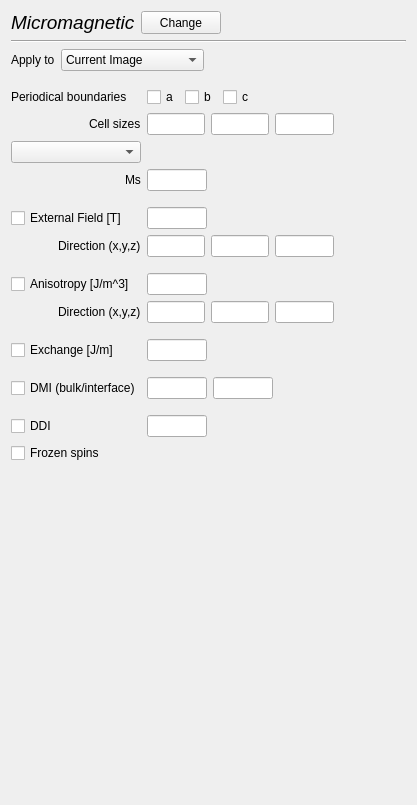
<?xml version="1.0" encoding="UTF-8"?>
<ui version="4.0">
 <class>HamiltonianMicromagneticWidget</class>
 <widget class="QWidget" name="HamiltonianMicromagneticWidget">
  <property name="geometry">
   <rect>
    <x>0</x>
    <y>0</y>
    <width>417</width>
    <height>805</height>
   </rect>
  </property>
  <property name="windowTitle">
   <string>Form</string>
  </property>
  <layout class="QGridLayout" name="gridLayout">
   <item row="1" column="2">
    <layout class="QGridLayout" name="gridLayout_4">
     <item row="0" column="0">
      <widget class="QLabel" name="label">
       <property name="font">
        <font>
         <pointsize>14</pointsize>
         <italic>true</italic>
         <underline>false</underline>
        </font>
       </property>
       <property name="text">
        <string>Micromagnetic</string>
       </property>
      </widget>
     </item>
     <item row="0" column="2">
      <spacer name="horizontalSpacer_2">
       <property name="orientation">
        <enum>Qt::Horizontal</enum>
       </property>
       <property name="sizeHint" stdset="0">
        <size>
         <width>40</width>
         <height>20</height>
        </size>
       </property>
      </spacer>
     </item>
     <item row="0" column="1">
      <widget class="QPushButton" name="pushButton_changeHamiltonian">
       <property name="maximumSize">
        <size>
         <width>16777215</width>
         <height>25</height>
        </size>
       </property>
       <property name="text">
        <string>Change</string>
       </property>
      </widget>
     </item>
    </layout>
   </item>
   <item row="2" column="2">
    <widget class="Line" name="line">
     <property name="orientation">
      <enum>Qt::Horizontal</enum>
     </property>
    </widget>
   </item>
   <item row="11" column="2">
    <widget class="QScrollArea" name="scrollArea_5">
     <property name="frameShape">
      <enum>QFrame::NoFrame</enum>
     </property>
     <property name="widgetResizable">
      <bool>true</bool>
     </property>
     <widget class="QWidget" name="scrollAreaWidgetContents_4">
      <property name="geometry">
       <rect>
        <x>0</x>
        <y>0</y>
        <width>399</width>
        <height>747</height>
       </rect>
      </property>
      <layout class="QGridLayout" name="gridLayout_29">
       <property name="leftMargin">
        <number>0</number>
       </property>
       <property name="topMargin">
        <number>0</number>
       </property>
       <property name="rightMargin">
        <number>0</number>
       </property>
       <property name="bottomMargin">
        <number>0</number>
       </property>
       <item row="14" column="0" rowspan="2">
        <layout class="QGridLayout" name="gridLayout_2" rowstretch="0,0,0,0,0,0,0,0,0,0,0,0,0,0,0,0,0,0,0,0,0,0,0,0">
         <item row="11" column="1">
          <layout class="QGridLayout" name="gridLayout_42">
           <item row="0" column="0">
            <widget class="QLineEdit" name="lineEdit_ani_aniso">
             <property name="maximumSize">
              <size>
               <width>60</width>
               <height>16777215</height>
              </size>
             </property>
            </widget>
           </item>
           <item row="0" column="1">
            <spacer name="horizontalSpacer_29">
             <property name="orientation">
              <enum>Qt::Horizontal</enum>
             </property>
             <property name="sizeHint" stdset="0">
              <size>
               <width>40</width>
               <height>20</height>
              </size>
             </property>
            </spacer>
           </item>
          </layout>
         </item>
         <item row="4" column="0">
          <layout class="QGridLayout" name="gridLayout_18">
           <item row="0" column="0">
            <spacer name="horizontalSpacer_14">
             <property name="orientation">
              <enum>Qt::Horizontal</enum>
             </property>
             <property name="sizeHint" stdset="0">
              <size>
               <width>40</width>
               <height>20</height>
              </size>
             </property>
            </spacer>
           </item>
           <item row="0" column="1">
            <widget class="QLabel" name="label_4">
             <property name="text">
              <string>Ms</string>
             </property>
            </widget>
           </item>
          </layout>
         </item>
         <item row="18" column="1">
          <spacer name="verticalSpacer_7">
           <property name="orientation">
            <enum>Qt::Vertical</enum>
           </property>
           <property name="sizeType">
            <enum>QSizePolicy::Fixed</enum>
           </property>
           <property name="sizeHint" stdset="0">
            <size>
             <width>20</width>
             <height>10</height>
            </size>
           </property>
          </spacer>
         </item>
         <item row="22" column="0">
          <layout class="QGridLayout" name="gridLayout_8"/>
         </item>
         <item row="9" column="1">
          <layout class="QGridLayout" name="gridLayout_32">
           <item row="0" column="1">
            <widget class="QLineEdit" name="lineEdit_extHx_aniso">
             <property name="maximumSize">
              <size>
               <width>60</width>
               <height>16777215</height>
              </size>
             </property>
            </widget>
           </item>
           <item row="0" column="2">
            <widget class="QLineEdit" name="lineEdit_extHy_aniso">
             <property name="maximumSize">
              <size>
               <width>60</width>
               <height>16777215</height>
              </size>
             </property>
            </widget>
           </item>
           <item row="0" column="5">
            <spacer name="horizontalSpacer_24">
             <property name="orientation">
              <enum>Qt::Horizontal</enum>
             </property>
             <property name="sizeHint" stdset="0">
              <size>
               <width>40</width>
               <height>20</height>
              </size>
             </property>
            </spacer>
           </item>
           <item row="0" column="3">
            <widget class="QLineEdit" name="lineEdit_extHz_aniso">
             <property name="maximumSize">
              <size>
               <width>60</width>
               <height>16777215</height>
              </size>
             </property>
            </widget>
           </item>
          </layout>
         </item>
         <item row="12" column="1">
          <layout class="QGridLayout" name="gridLayout_47">
           <item row="0" column="1">
            <widget class="QLineEdit" name="lineEdit_aniy_aniso">
             <property name="maximumSize">
              <size>
               <width>60</width>
               <height>16777215</height>
              </size>
             </property>
            </widget>
           </item>
           <item row="0" column="2">
            <widget class="QLineEdit" name="lineEdit_aniz_aniso">
             <property name="maximumSize">
              <size>
               <width>60</width>
               <height>16777215</height>
              </size>
             </property>
            </widget>
           </item>
           <item row="0" column="3">
            <spacer name="horizontalSpacer_35">
             <property name="orientation">
              <enum>Qt::Horizontal</enum>
             </property>
             <property name="sizeHint" stdset="0">
              <size>
               <width>40</width>
               <height>20</height>
              </size>
             </property>
            </spacer>
           </item>
           <item row="0" column="0">
            <widget class="QLineEdit" name="lineEdit_anix_aniso">
             <property name="maximumSize">
              <size>
               <width>60</width>
               <height>16777215</height>
              </size>
             </property>
            </widget>
           </item>
          </layout>
         </item>
         <item row="2" column="1">
          <layout class="QGridLayout" name="gridLayout_15">
           <item row="0" column="0">
            <widget class="QLineEdit" name="lineEdit_cell_sizes_x">
             <property name="maximumSize">
              <size>
               <width>60</width>
               <height>16777215</height>
              </size>
             </property>
            </widget>
           </item>
           <item row="0" column="2">
            <widget class="QLineEdit" name="lineEdit_cell_sizes_z">
             <property name="maximumSize">
              <size>
               <width>60</width>
               <height>16777215</height>
              </size>
             </property>
            </widget>
           </item>
           <item row="0" column="1">
            <widget class="QLineEdit" name="lineEdit_cell_sizes_y">
             <property name="maximumSize">
              <size>
               <width>60</width>
               <height>16777215</height>
              </size>
             </property>
            </widget>
           </item>
           <item row="0" column="3">
            <spacer name="horizontalSpacer_11">
             <property name="orientation">
              <enum>Qt::Horizontal</enum>
             </property>
             <property name="sizeHint" stdset="0">
              <size>
               <width>40</width>
               <height>20</height>
              </size>
             </property>
            </spacer>
           </item>
          </layout>
         </item>
         <item row="20" column="0">
          <layout class="QGridLayout" name="gridLayout_7"/>
         </item>
         <item row="16" column="1">
          <layout class="QGridLayout" name="gridLayout_5">
           <item row="1" column="0">
            <widget class="QLineEdit" name="lineEdit_dmi_00">
             <property name="maximumSize">
              <size>
               <width>60</width>
               <height>16777215</height>
              </size>
             </property>
             <property name="text">
              <string/>
             </property>
            </widget>
           </item>
           <item row="1" column="1">
            <widget class="QLineEdit" name="lineEdit_dmi_01">
             <property name="maximumSize">
              <size>
               <width>60</width>
               <height>16777215</height>
              </size>
             </property>
            </widget>
           </item>
           <item row="1" column="2">
            <spacer name="horizontalSpacer_6">
             <property name="orientation">
              <enum>Qt::Horizontal</enum>
             </property>
             <property name="sizeHint" stdset="0">
              <size>
               <width>40</width>
               <height>20</height>
              </size>
             </property>
            </spacer>
           </item>
          </layout>
         </item>
         <item row="15" column="1">
          <spacer name="verticalSpacer_9">
           <property name="orientation">
            <enum>Qt::Vertical</enum>
           </property>
           <property name="sizeType">
            <enum>QSizePolicy::Fixed</enum>
           </property>
           <property name="sizeHint" stdset="0">
            <size>
             <width>20</width>
             <height>10</height>
            </size>
           </property>
          </spacer>
         </item>
         <item row="10" column="1">
          <spacer name="verticalSpacer_5">
           <property name="orientation">
            <enum>Qt::Vertical</enum>
           </property>
           <property name="sizeType">
            <enum>QSizePolicy::Fixed</enum>
           </property>
           <property name="sizeHint" stdset="0">
            <size>
             <width>20</width>
             <height>10</height>
            </size>
           </property>
          </spacer>
         </item>
         <item row="3" column="0">
          <layout class="QGridLayout" name="gridLayout_14">
           <item row="0" column="0">
            <widget class="QComboBox" name="comboBox_region"/>
           </item>
          </layout>
         </item>
         <item row="1" column="0">
          <widget class="QLabel" name="label_2">
           <property name="text">
            <string>Periodical boundaries</string>
           </property>
          </widget>
         </item>
         <item row="20" column="1">
          <layout class="QGridLayout" name="gridLayout_6"/>
         </item>
         <item row="16" column="0">
          <widget class="QCheckBox" name="checkBox_dmi">
           <property name="text">
            <string>DMI (bulk/interface)</string>
           </property>
          </widget>
         </item>
         <item row="8" column="0">
          <widget class="QCheckBox" name="checkBox_extH_aniso">
           <property name="text">
            <string>External Field [T]</string>
           </property>
           <property name="checked">
            <bool>false</bool>
           </property>
           <property name="tristate">
            <bool>false</bool>
           </property>
          </widget>
         </item>
         <item row="12" column="0">
          <layout class="QGridLayout" name="gridLayout_46">
           <item row="0" column="1">
            <widget class="QLabel" name="label_21">
             <property name="text">
              <string>Direction (x,y,z)</string>
             </property>
            </widget>
           </item>
           <item row="0" column="0">
            <spacer name="horizontalSpacer_36">
             <property name="orientation">
              <enum>Qt::Horizontal</enum>
             </property>
             <property name="sizeHint" stdset="0">
              <size>
               <width>30</width>
               <height>20</height>
              </size>
             </property>
            </spacer>
           </item>
          </layout>
         </item>
         <item row="14" column="1">
          <layout class="QGridLayout" name="gridLayout_exchange">
           <item row="0" column="0">
            <widget class="QLineEdit" name="lineEdit_exch_00">
             <property name="maximumSize">
              <size>
               <width>60</width>
               <height>16777215</height>
              </size>
             </property>
            </widget>
           </item>
           <item row="0" column="1">
            <spacer name="horizontalSpacer_3">
             <property name="orientation">
              <enum>Qt::Horizontal</enum>
             </property>
             <property name="sizeHint" stdset="0">
              <size>
               <width>40</width>
               <height>20</height>
              </size>
             </property>
            </spacer>
           </item>
          </layout>
         </item>
         <item row="7" column="1">
          <spacer name="verticalSpacer_4">
           <property name="orientation">
            <enum>Qt::Vertical</enum>
           </property>
           <property name="sizeType">
            <enum>QSizePolicy::Fixed</enum>
           </property>
           <property name="sizeHint" stdset="0">
            <size>
             <width>20</width>
             <height>10</height>
            </size>
           </property>
          </spacer>
         </item>
         <item row="4" column="1">
          <layout class="QGridLayout" name="gridLayout_16">
           <item row="0" column="0">
            <widget class="QLineEdit" name="lineEdit_Ms">
             <property name="maximumSize">
              <size>
               <width>60</width>
               <height>16777215</height>
              </size>
             </property>
            </widget>
           </item>
           <item row="0" column="1">
            <spacer name="horizontalSpacer_12">
             <property name="orientation">
              <enum>Qt::Horizontal</enum>
             </property>
             <property name="sizeHint" stdset="0">
              <size>
               <width>40</width>
               <height>20</height>
              </size>
             </property>
            </spacer>
           </item>
          </layout>
         </item>
         <item row="8" column="1">
          <layout class="QGridLayout" name="gridLayout_36">
           <item row="0" column="2">
            <spacer name="horizontalSpacer_27">
             <property name="orientation">
              <enum>Qt::Horizontal</enum>
             </property>
             <property name="sizeHint" stdset="0">
              <size>
               <width>40</width>
               <height>20</height>
              </size>
             </property>
            </spacer>
           </item>
           <item row="0" column="1">
            <widget class="QLineEdit" name="lineEdit_extH_aniso">
             <property name="maximumSize">
              <size>
               <width>60</width>
               <height>16777215</height>
              </size>
             </property>
            </widget>
           </item>
          </layout>
         </item>
         <item row="9" column="0">
          <layout class="QGridLayout" name="gridLayout_40">
           <item row="1" column="0">
            <spacer name="horizontalSpacer_32">
             <property name="orientation">
              <enum>Qt::Horizontal</enum>
             </property>
             <property name="sizeType">
              <enum>QSizePolicy::Expanding</enum>
             </property>
             <property name="sizeHint" stdset="0">
              <size>
               <width>30</width>
               <height>20</height>
              </size>
             </property>
            </spacer>
           </item>
           <item row="1" column="1">
            <widget class="QLabel" name="label_15">
             <property name="maximumSize">
              <size>
               <width>100</width>
               <height>16777215</height>
              </size>
             </property>
             <property name="text">
              <string>Direction (x,y,z)</string>
             </property>
            </widget>
           </item>
          </layout>
         </item>
         <item row="19" column="0">
          <widget class="QCheckBox" name="checkBox_ddi">
           <property name="text">
            <string>DDI</string>
           </property>
          </widget>
         </item>
         <item row="21" column="0">
          <widget class="QCheckBox" name="checkBox_frozen_spins">
           <property name="text">
            <string>Frozen spins</string>
           </property>
          </widget>
         </item>
         <item row="11" column="0">
          <widget class="QCheckBox" name="checkBox_ani_aniso">
           <property name="text">
            <string>Anisotropy [J/m^3]</string>
           </property>
          </widget>
         </item>
         <item row="14" column="0">
          <widget class="QCheckBox" name="checkBox_exchange">
           <property name="text">
            <string>Exchange [J/m]</string>
           </property>
          </widget>
         </item>
         <item row="13" column="1">
          <spacer name="verticalSpacer_6">
           <property name="orientation">
            <enum>Qt::Vertical</enum>
           </property>
           <property name="sizeType">
            <enum>QSizePolicy::Fixed</enum>
           </property>
           <property name="sizeHint" stdset="0">
            <size>
             <width>20</width>
             <height>10</height>
            </size>
           </property>
          </spacer>
         </item>
         <item row="1" column="1">
          <layout class="QGridLayout" name="gridLayout_3">
           <item row="0" column="0">
            <widget class="QCheckBox" name="checkBox_aniso_periodical_a">
             <property name="text">
              <string>a</string>
             </property>
            </widget>
           </item>
           <item row="0" column="1">
            <widget class="QCheckBox" name="checkBox_aniso_periodical_b">
             <property name="text">
              <string>b</string>
             </property>
            </widget>
           </item>
           <item row="0" column="2">
            <widget class="QCheckBox" name="checkBox_aniso_periodical_c">
             <property name="text">
              <string>c</string>
             </property>
            </widget>
           </item>
           <item row="0" column="3">
            <spacer name="horizontalSpacer">
             <property name="orientation">
              <enum>Qt::Horizontal</enum>
             </property>
             <property name="sizeHint" stdset="0">
              <size>
               <width>40</width>
               <height>20</height>
              </size>
             </property>
            </spacer>
           </item>
          </layout>
         </item>
         <item row="2" column="0">
          <layout class="QGridLayout" name="gridLayout_17">
           <item row="0" column="0">
            <spacer name="horizontalSpacer_13">
             <property name="orientation">
              <enum>Qt::Horizontal</enum>
             </property>
             <property name="sizeHint" stdset="0">
              <size>
               <width>40</width>
               <height>20</height>
              </size>
             </property>
            </spacer>
           </item>
           <item row="0" column="1">
            <widget class="QLabel" name="label_3">
             <property name="text">
              <string>Cell sizes</string>
             </property>
            </widget>
           </item>
          </layout>
         </item>
         <item row="8" column="4">
          <spacer name="horizontalSpacer_31">
           <property name="orientation">
            <enum>Qt::Horizontal</enum>
           </property>
           <property name="sizeHint" stdset="0">
            <size>
             <width>40</width>
             <height>20</height>
            </size>
           </property>
          </spacer>
         </item>
         <item row="19" column="1">
          <layout class="QGridLayout" name="gridLayout_9">
           <item row="0" column="0">
            <widget class="QLineEdit" name="lineEdit_ddi">
             <property name="maximumSize">
              <size>
               <width>60</width>
               <height>16777215</height>
              </size>
             </property>
            </widget>
           </item>
           <item row="0" column="1">
            <spacer name="horizontalSpacer_4">
             <property name="orientation">
              <enum>Qt::Horizontal</enum>
             </property>
             <property name="sizeHint" stdset="0">
              <size>
               <width>40</width>
               <height>20</height>
              </size>
             </property>
            </spacer>
           </item>
          </layout>
         </item>
        </layout>
       </item>
       <item row="12" column="0">
        <layout class="QGridLayout" name="gridLayout_37">
         <item row="0" column="0">
          <widget class="QLabel" name="label_32">
           <property name="maximumSize">
            <size>
             <width>60</width>
             <height>16777215</height>
            </size>
           </property>
           <property name="text">
            <string>Apply to</string>
           </property>
          </widget>
         </item>
         <item row="0" column="2">
          <spacer name="horizontalSpacer_26">
           <property name="orientation">
            <enum>Qt::Horizontal</enum>
           </property>
           <property name="sizeHint" stdset="0">
            <size>
             <width>40</width>
             <height>20</height>
            </size>
           </property>
          </spacer>
         </item>
         <item row="0" column="1">
          <widget class="QComboBox" name="comboBox_Hamiltonian_Ani_ApplyTo">
           <property name="minimumSize">
            <size>
             <width>120</width>
             <height>0</height>
            </size>
           </property>
           <item>
            <property name="text">
             <string>Current Image</string>
            </property>
           </item>
           <item>
            <property name="text">
             <string>Current Image Chain</string>
            </property>
           </item>
           <item>
            <property name="text">
             <string>All Images</string>
            </property>
           </item>
          </widget>
         </item>
        </layout>
       </item>
       <item row="13" column="0">
        <spacer name="verticalSpacer_8">
         <property name="orientation">
          <enum>Qt::Vertical</enum>
         </property>
         <property name="sizeType">
          <enum>QSizePolicy::Fixed</enum>
         </property>
         <property name="sizeHint" stdset="0">
          <size>
           <width>20</width>
           <height>10</height>
          </size>
         </property>
        </spacer>
       </item>
       <item row="22" column="0">
        <spacer name="verticalSpacer_2">
         <property name="orientation">
          <enum>Qt::Vertical</enum>
         </property>
         <property name="sizeHint" stdset="0">
          <size>
           <width>20</width>
           <height>40</height>
          </size>
         </property>
        </spacer>
       </item>
      </layout>
     </widget>
    </widget>
   </item>
  </layout>
 </widget>
 <tabstops>
  <tabstop>scrollArea_5</tabstop>
  <tabstop>comboBox_Hamiltonian_Ani_ApplyTo</tabstop>
  <tabstop>checkBox_extH_aniso</tabstop>
  <tabstop>lineEdit_extH_aniso</tabstop>
  <tabstop>lineEdit_extHx_aniso</tabstop>
  <tabstop>lineEdit_extHy_aniso</tabstop>
  <tabstop>lineEdit_extHz_aniso</tabstop>
  <tabstop>checkBox_ani_aniso</tabstop>
  <tabstop>lineEdit_ani_aniso</tabstop>
  <tabstop>lineEdit_anix_aniso</tabstop>
  <tabstop>lineEdit_aniy_aniso</tabstop>
  <tabstop>lineEdit_aniz_aniso</tabstop>
  <tabstop>checkBox_exchange</tabstop>
  <tabstop>checkBox_dmi</tabstop>
  <tabstop>checkBox_ddi</tabstop>
 </tabstops>
 <resources/>
 <connections/>
</ui>
